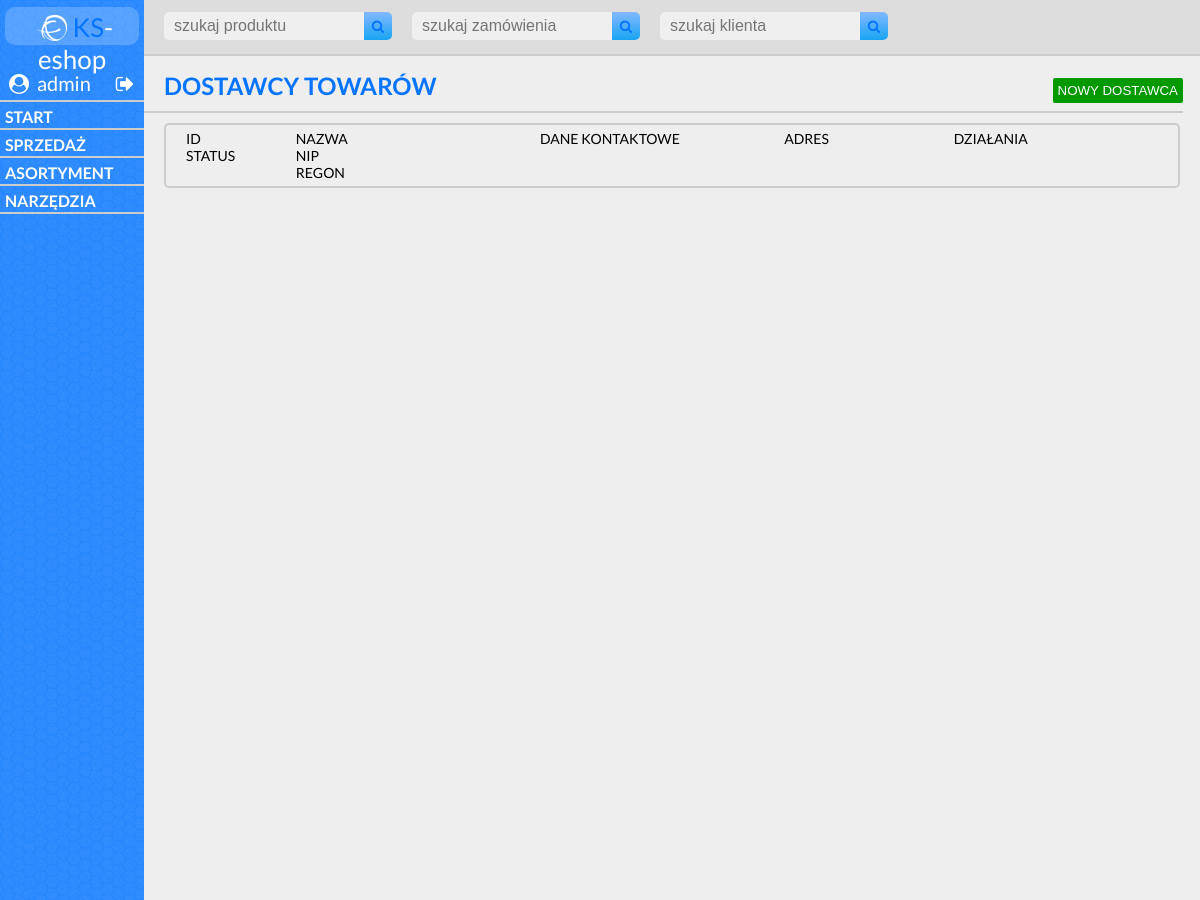
Page /dostawcy_lista.php (signed in) on the earlier database version.
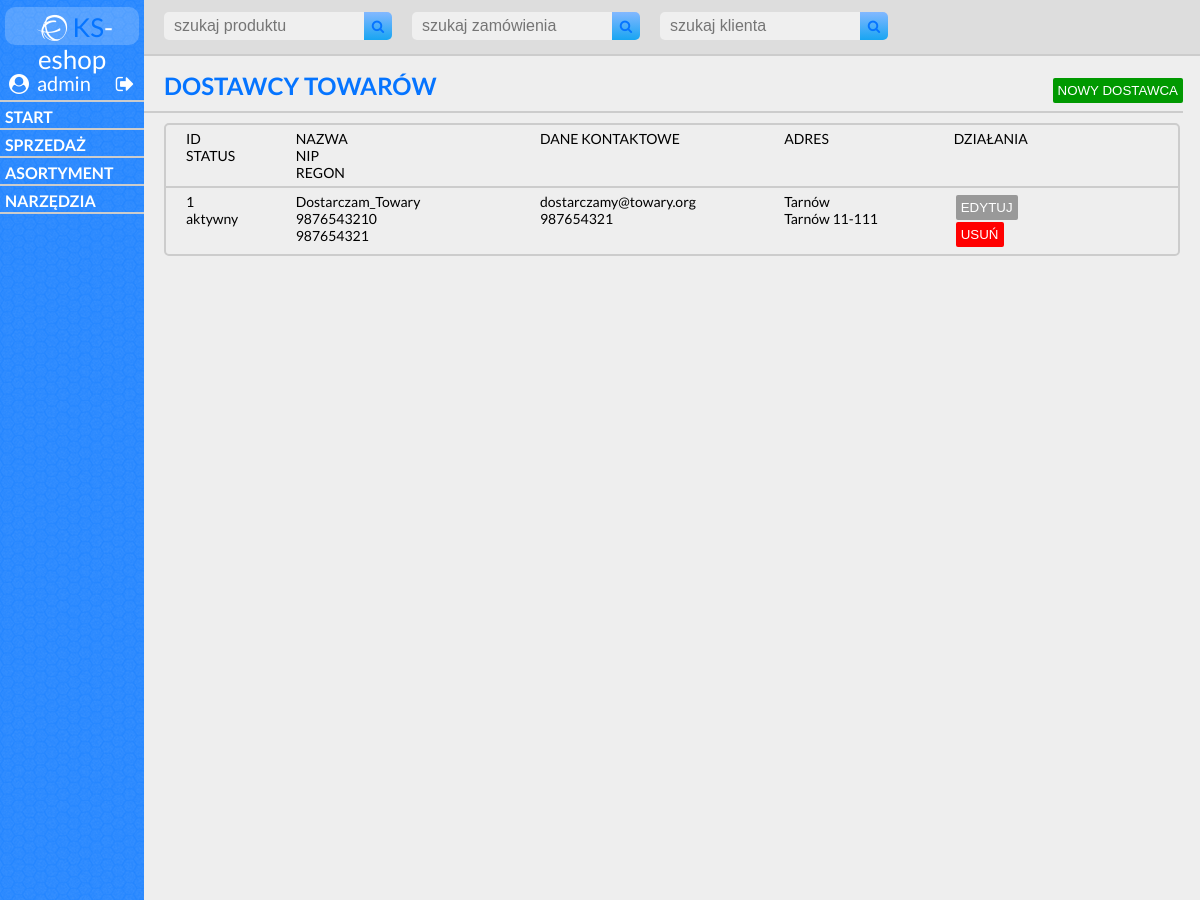
Same page on the later database version.
### tables this page shows
CREATE TABLE `dostawcy` (
  `id` int(11) NOT NULL,
  `nazwa` text NOT NULL,
  `nip` bigint(10) NOT NULL,
  `regon` int(9) NOT NULL,
  `adres` text NOT NULL,
  `kod_pocztowy` text NOT NULL,
  `miejscowosc` text NOT NULL,
  `email` text NOT NULL,
  `telefon` int(9) NOT NULL,
  `status` text NOT NULL
);

### dostawcy_lista.php (the view, shortened to what this page needs)
<?php
	$con = mysqli_connect("localhost","root","","administracja");
	mysqli_query($con, "SET CHARSET utf8");
	mysqli_query($con, "SET NAMES 'utf8' COLLATE 'utf8_polish_ci'");
	$query = "SELECT * FROM dostawcy ORDER BY id ASC ";
	$result = mysqli_query($con,$query);
?>
<!DOCTYPE HTML>
<html lang="pl">
<head>
	<link rel="stylesheet" href="style.css" type="text/css" />
	<link href="css/fontello.css" rel="stylesheet" type="text/css" />
</head>
<body>
	<div id="container">
		<div id="left_bar">
			<div id="top_left_bar">
				<div id="logo">
					<i class="icon-ravelry"></i>
					<span style="color: #0574FF">KS</span>-eshop
				</div>
				<div id="namer">
					<div id="user_icon">
						<i class="icon-user-circle"></i>
						<?php echo $_SESSION['login'];?>
					</div>
					<div id="log_out">
						<a href="logout.php"><i class="icon-logout"></i></a>
					</div>
				</div>
			</div>
			<div id="nav">
				<div class="nav_border"><div class="nav"><a href="main_page.php" class="nav_link">start</a></div></div>
				<div class="nav_border"><div class="nav"><a href="#" class="nav_link">sprzedaż</a></div></div>
				<div class="nav_border"><div class="nav"><a href="#" class="nav_link">asortyment</a></div></div>
				<div class="nav_border"><div class="nav"><a href="#" class="nav_link">narzędzia</a></div></div>
			</div>
		</div>
		<div id="page">
			<div id="search_inputs">
				<input class="search_input" type="search" name="search_product" placeholder="szukaj produktu" onfocus="this.placeholder=''" onblur="this.placeholder='szukaj produktu'" />
				<input class="search_button" type="submit" value="&#xe801" />
				<input class="search_input" type="search" name="search_req" placeholder="szukaj zamówienia" onfocus="this.placeholder=''" onblur="this.placeholder='szukaj zamówienia'" />
				<input class="search_button" type="submit" value="&#xe801" />
				<input class="search_input" type="search" name="search_user" placeholder="szukaj klienta" onfocus="this.placeholder=''" onblur="this.placeholder='szukaj klienta'" />
				<input class="search_button" type="submit" value="&#xe801" />
			</div>
			<div id="main_content">
				<div id="panel_admin_border">
					<div id="panel_admin">
						<div class="flex_box_space">
							<div>DOSTAWCY TOWARÓW</div>
							<div><a href='#'><button type="button" class="button_green">NOWY DOSTAWCA</button></a></div>
						</div>
					</div>
				</div>
					<div id="produkty_start">
						<div class="bordered_div_no_padding">
							<div class="row">
								<div class="hr_k1">
									<span class="one_line_span">ID</span>
									<span class="one_line_span">STATUS</span>
								</div>
								<div class="hr_k2">
									<span class="one_line_span">NAZWA</span>
									<span class="one_line_span">NIP</span>
									<span class="one_line_span">REGON</span>
								</div>
								<div class="hr_k3">DANE KONTAKTOWE</div>
								<div class="hr_k4">ADRES</div>
								<div class="hr_k5">DZIAŁANIA</div>
							</div>
							<?php
								while ($r = $result->fetch_array(MYSQLI_ASSOC)) {
								echo "<div class='row'>
								<div class='hr_k1'>
									<span class='one_line_span'>".$r['id']."</span>
									<span class='one_line_span'>".$r['status']."</span>
								</div>
								<div class='hr_k2'>
									<span class='one_line_span'>".$r['nazwa']."</span>
									<span class='one_line_span'>".$r['nip']."</span>
									<span class='one_line_span'>".$r['regon']."</span>
								</div>
								<div class='hr_k3'>
									<span class='one_line_span'>".$r['email']."</span>
									<span class='one_line_span'>".$r['telefon']."</span>
								</div>
								<div class='hr_k4'>
									<span class='one_line_span'>".$r['adres']."</span>
									<span class='one_line_span'>".$r['miejscowosc']." ".$r['kod_pocztowy']."</span>
								</div>
								<div class='hr_k5'>
									<div class='s_d_b'><button type='button' class='button'>EDYTUJ</button></div>
									<div class='s_d_b'><button type='button' class='red_button'>USUŃ</button></div>
								</div>
							</div>";
								}
							?>
						</div>
					</div>
			</div>
		</div>
	</div>
</body>
</html>

### style.css (style rules this page uses)
body { background-image: url("img/tlo2.png"); font-size: 16px; margin: 0px; padding: 0px; font-family: 'Lato', sans-serif; }
#container { background-color: white; width: 100%; min-height: 900px; margin-left: auto; margin-right: auto; -webkit-box-shadow: 0px 0px 20px 0px rgba(153,153,153,1); -moz-box-shadow: 0px 0px 20px 0px rgba(153,153,153,1); box-shadow: 0px 0px 20px 0px rgba(153,153,153,1); background-color: #0574ff; background-image: url("img/tlo.png"); background-blend-mode: screen; }
#left_bar { width: 12%; height: 100%; float: left; background-color: #0574ff; background-image: url("img/tlo.png"); background-blend-mode: screen; color: white; }
#top_left_bar { min-height: 95px; padding: 5px 5px 0px 5px; }
#logo { background-color: rgba(255, 255, 255, 0.2); height: 30px; padding: 4px 0px; margin-top: 2px; font-size: 26px; text-align: center; border-radius: 10px; }
#namer { height: 28px; padding-top: 26px; font-size:20px; }
#user_icon { float: left; }
#log_out { display: block; float: right; }
#log_out > a { text-decoration: none; color: white; }
#nav { height: 100%; }
.nav { padding: 0px 5px; text-transform: uppercase; height: 28px; display:block; font-weight: bold; }
.nav_border { border-bottom: 2px solid; border-color: #cccccc; }
.nav:first-child { height: 26px; }
.nav_border:first-child { height: 26px; border-top: 2px solid; border-color: #cccccc; }
a.nav_link { padding-top: 5px; min-height: 23px; display: block; color: white; text-decoration: none; }
#page { width: 88%; min-height: 890px; float: left; background-color: #eeeeee; padding-bottom: 10px; }
div#search_inputs { text-align: center; min-height: 30px; padding: 12px 0px; background-color: #dddddd; border-bottom: 2px solid; border-color: #cccccc; }
input.search_input { margin-left: 20px; float: left; width: 200px; background-color: #efefef; color: #666; border: 0px; border-radius: 5px 0px 0px 5px; font-size: 16px; padding: 5px 10px; box-sizing: border-box; outline: none; }
input.search_button { font-family: 'fontello'; color: #0574FF; border: 0px; border-radius: 0px 5px 5px 0px; float: left; width: 28px; height: 28px; background: #82b8ff; background: linear-gradient(to bottom, #82b8ff 1%,#18a5f2 100%); filter: progid:DXImageTransform.Microsoft.gradient( startColorstr='#82b8ff', endColorstr='#18a5f2',GradientType=0 ); }
#main_content { height: 100%; }
#panel_admin { height: 25px; font-size: 24px; font-weight: bold; color: #0574FF; margin: 15px 0 15px 20px; }
#panel_admin_border { margin-right: 17px; border-bottom: 2px solid; border-color: #cccccc; }
#produkty_start { margin-top: 10px; font-size: 14px; }
.button { color: white; background-color: #999999; border: 0px; text-transform: uppercase; padding: 5px; border-radius: 2px; }
.red_button { color: white; background-color: red; border: 0px; text-transform: uppercase; padding: 5px; border-radius: 2px; }
.bordered_div_no_padding { margin-left: 20px; margin-right: 20px; border: 2px solid; border-color: #cccccc; border-radius: 5px; }
.row { min-height: 30px; display:flex; padding-top: 5px; padding-bottom: 5px; border-bottom:2px solid; border-color: #cccccc; }
.row:last-child { border: 0px; }
.flex_box_space { display: flex; justify-content: space-between; }
.button_green { color: white; background-color: #009900; border: 0px; text-transform: uppercase; padding: 5px; border-radius: 2px; }
.one_line_span { display: block; }
.hr_k1 { margin-left: 20px; width: 12%; }
.hr_k2 { margin-left: 20px; width: 30%; }
.hr_k3 { margin-left: 20px; width: 30%; }
.hr_k4 { margin-left: 20px; width: 20%; }
.hr_k5 { margin-left: 20px; width: 30%; }
.s_d_b { margin:2px; }

Differences in the rows shown:
added dostawcy: id "1", status "aktywny", nazwa "Dostarczam_Towary", nip "9876543210", regon "987654321", email "dostarczamy@towary.org", telefon "987654321", adres "Tarnów", miejscowosc "Tarnów", kod_pocztowy "11-111"
